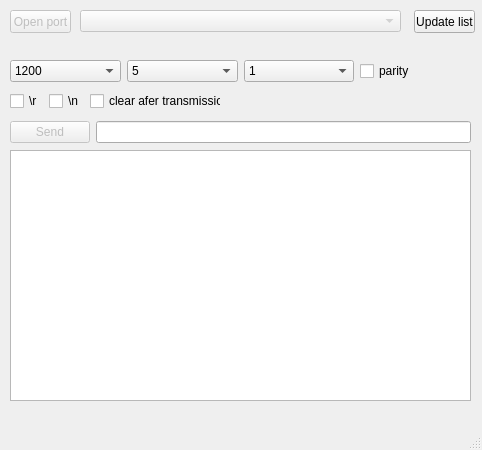
<?xml version="1.0" encoding="UTF-8"?>
<ui version="4.0">
 <class>MainWindow</class>
 <widget class="QMainWindow" name="MainWindow">
  <property name="geometry">
   <rect>
    <x>0</x>
    <y>0</y>
    <width>482</width>
    <height>450</height>
   </rect>
  </property>
  <property name="windowTitle">
   <string>MainWindow</string>
  </property>
  <widget class="QWidget" name="centralwidget">
   <widget class="QTextBrowser" name="tbr_received">
    <property name="geometry">
     <rect>
      <x>10</x>
      <y>150</y>
      <width>461</width>
      <height>251</height>
     </rect>
    </property>
   </widget>
   <widget class="QPushButton" name="btn_openPort">
    <property name="enabled">
     <bool>false</bool>
    </property>
    <property name="geometry">
     <rect>
      <x>10</x>
      <y>10</y>
      <width>61</width>
      <height>23</height>
     </rect>
    </property>
    <property name="text">
     <string>Open port</string>
    </property>
   </widget>
   <widget class="QComboBox" name="com_serialList">
    <property name="enabled">
     <bool>false</bool>
    </property>
    <property name="geometry">
     <rect>
      <x>80</x>
      <y>10</y>
      <width>321</width>
      <height>22</height>
     </rect>
    </property>
   </widget>
   <widget class="QPushButton" name="btn_updateList">
    <property name="geometry">
     <rect>
      <x>414</x>
      <y>10</y>
      <width>61</width>
      <height>23</height>
     </rect>
    </property>
    <property name="text">
     <string>Update list</string>
    </property>
   </widget>
   <widget class="QWidget" name="horizontalLayoutWidget">
    <property name="geometry">
     <rect>
      <x>10</x>
      <y>120</y>
      <width>461</width>
      <height>25</height>
     </rect>
    </property>
    <layout class="QHBoxLayout" name="horizontalLayout_2">
     <item>
      <widget class="QPushButton" name="btn_send">
       <property name="enabled">
        <bool>false</bool>
       </property>
       <property name="text">
        <string>Send</string>
       </property>
      </widget>
     </item>
     <item>
      <widget class="QLineEdit" name="lin_message">
       <property name="enabled">
        <bool>true</bool>
       </property>
      </widget>
     </item>
    </layout>
   </widget>
   <widget class="QWidget" name="horizontalLayoutWidget_2">
    <property name="geometry">
     <rect>
      <x>10</x>
      <y>90</y>
      <width>211</width>
      <height>22</height>
     </rect>
    </property>
    <layout class="QHBoxLayout" name="horizontalLayout_3">
     <item>
      <widget class="QCheckBox" name="che_return">
       <property name="enabled">
        <bool>true</bool>
       </property>
       <property name="text">
        <string>\r</string>
       </property>
      </widget>
     </item>
     <item>
      <widget class="QCheckBox" name="che_newLine">
       <property name="enabled">
        <bool>true</bool>
       </property>
       <property name="text">
        <string>\n</string>
       </property>
      </widget>
     </item>
     <item>
      <widget class="QCheckBox" name="che_clearAfterTransmission">
       <property name="text">
        <string>clear afer transmission</string>
       </property>
      </widget>
     </item>
    </layout>
   </widget>
   <widget class="QWidget" name="horizontalLayoutWidget_3">
    <property name="geometry">
     <rect>
      <x>10</x>
      <y>60</y>
      <width>461</width>
      <height>22</height>
     </rect>
    </property>
    <layout class="QHBoxLayout" name="horizontalLayout_4">
     <item>
      <widget class="QComboBox" name="comboBox_5">
       <property name="toolTip">
        <string>baud rate</string>
       </property>
       <property name="toolTipDuration">
        <number>0</number>
       </property>
       <property name="whatsThis">
        <string/>
       </property>
       <property name="currentText">
        <string>1200</string>
       </property>
       <item>
        <property name="text">
         <string>1200</string>
        </property>
       </item>
       <item>
        <property name="text">
         <string>2400</string>
        </property>
       </item>
       <item>
        <property name="text">
         <string>4800</string>
        </property>
       </item>
       <item>
        <property name="text">
         <string>9600</string>
        </property>
       </item>
       <item>
        <property name="text">
         <string>19200</string>
        </property>
       </item>
       <item>
        <property name="text">
         <string>38400</string>
        </property>
       </item>
       <item>
        <property name="text">
         <string>56000</string>
        </property>
       </item>
       <item>
        <property name="text">
         <string>115200</string>
        </property>
       </item>
       <item>
        <property name="text">
         <string>128000</string>
        </property>
       </item>
       <item>
        <property name="text">
         <string>256000</string>
        </property>
       </item>
      </widget>
     </item>
     <item>
      <widget class="QComboBox" name="comboBox_4">
       <property name="toolTip">
        <string>data frame</string>
       </property>
       <property name="toolTipDuration">
        <number>0</number>
       </property>
       <property name="whatsThis">
        <string/>
       </property>
       <item>
        <property name="text">
         <string>5</string>
        </property>
       </item>
       <item>
        <property name="text">
         <string>6</string>
        </property>
       </item>
       <item>
        <property name="text">
         <string>7</string>
        </property>
       </item>
       <item>
        <property name="text">
         <string>8</string>
        </property>
       </item>
       <item>
        <property name="text">
         <string>9</string>
        </property>
       </item>
      </widget>
     </item>
     <item>
      <widget class="QComboBox" name="comboBox_2">
       <property name="toolTip">
        <string>stop bits</string>
       </property>
       <property name="toolTipDuration">
        <number>0</number>
       </property>
       <property name="whatsThis">
        <string/>
       </property>
       <item>
        <property name="text">
         <string>1</string>
        </property>
       </item>
       <item>
        <property name="text">
         <string>2</string>
        </property>
       </item>
      </widget>
     </item>
     <item>
      <widget class="QCheckBox" name="checkBox">
       <property name="whatsThis">
        <string>parity</string>
       </property>
       <property name="text">
        <string>parity</string>
       </property>
      </widget>
     </item>
    </layout>
   </widget>
  </widget>
  <widget class="QMenuBar" name="menubar">
   <property name="geometry">
    <rect>
     <x>0</x>
     <y>0</y>
     <width>482</width>
     <height>21</height>
    </rect>
   </property>
  </widget>
  <widget class="QStatusBar" name="statusbar"/>
 </widget>
 <resources/>
 <connections/>
</ui>
